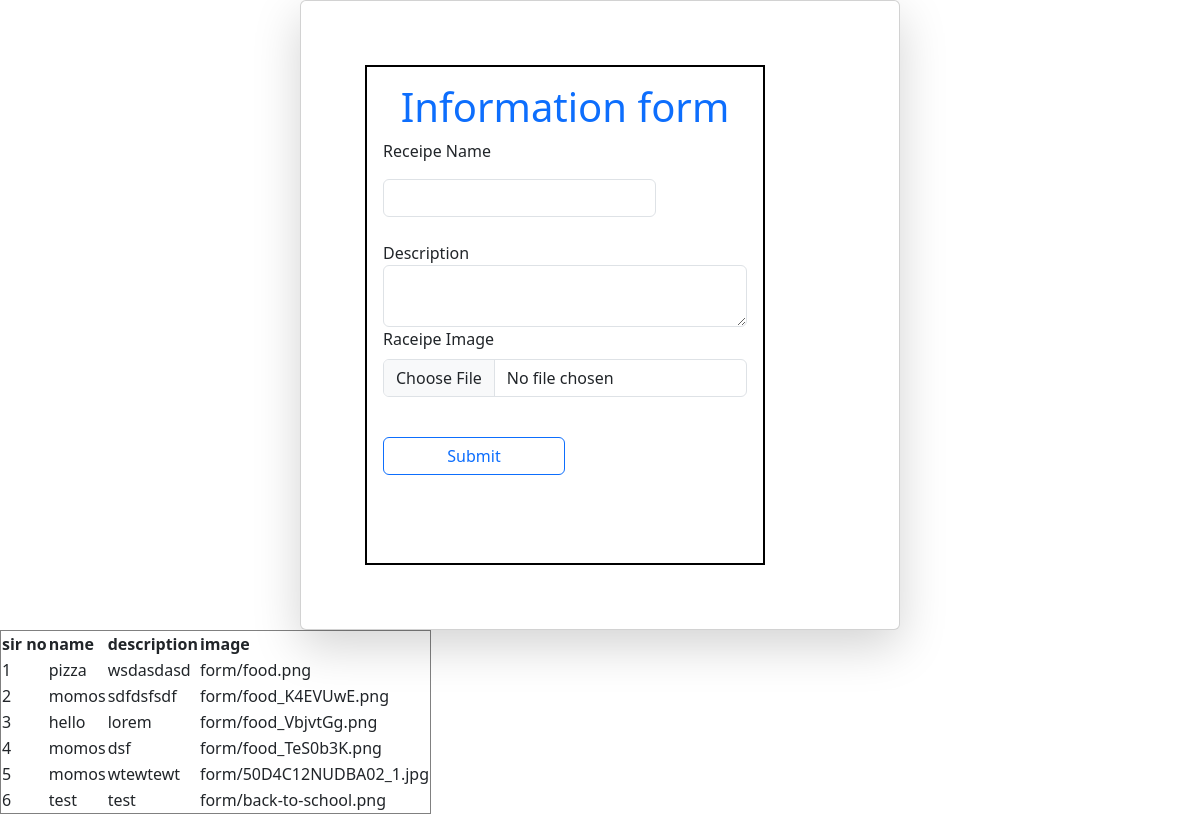
Screenshot of /form/ with the database file from the repository.
### restaurant/models.py (models this page shows)
class Restaurant(models.Model):
    name = models.CharField(max_length=100)
    description = models.TextField()
    image = models.ImageField(upload_to="form")

### restaurant/views.py (the view, shortened to what this page needs)
# urls.py: path('form/',restaurant_view,name="form"),
def restaurant_view(request):
    queryset = Restaurant.objects.all()
    return render(request, 'form.html', {"queryset":queryset})

### restaurant/templates/form.html (shortened to what this page needs)
<!DOCTYPE html>
<html lang="en">
<head>
    <link rel="stylesheet" href="	https://cdn.jsdelivr.net/npm/bootstrap@5.3.6/dist/css/bootstrap.min.css">
</head>
<body>
     <form class="col-6 mx-auto card p-3 shadow-lg" method="post" enctype="multipart/form-data">
    <div class="form1 m-5 p-3">
        <h1 class="box h1 text-primary text-center  ">Information form</h1>
        <div>
            <label for="" class="form-label">Receipe Name</label>
            <input type="text" name="name" required class="form-control w-75 mt-2">
        </div>
        <div>
            <label for="" class="mt-4">Description</label>
            <textarea name="description"  required class="form-control"></textarea>
        </div>
        <div class="mb-3">
                <label for="" class="form-label">Raceipe Image</label>
                <input type="file" class="form-control" name="image">
            </div>
        <button type="submit" class="btn btn-outline-primary mt-4 w-50 form-control mb-4">Submit</button>
    </div>
    </form>
    <table border="1">
        <tr>
            <th>sir no</th>
            <th>name</th>
            <th>description</th>
            <th>image</th>
        </tr>
        {% for Resto in queryset %}
        <tr>
            <td>{{forloop.counter}}</td>
            <td>{{Resto.name}}</td>
            <td>{{Resto.description}}</td>
            <td>{{Resto.image}}</td>
        </tr>
        {% endfor %}
    </table>
</body>
</html>

### restaurant/templates/form.html (style rules this page uses)
.form1 { height: 500px; width: 400px; border: 2px solid black; }

### rows the page displays
Restaurant: name "pizza", description "wsdasdasd", image "form/food.png"
Restaurant: name "momos", description "sdfdsfsdf", image "form/food_K4EVUwE.png"
Restaurant: name "hello", description "lorem", image "form/food_VbjvtGg.png"
Restaurant: name "momos", description "dsf", image "form/food_TeS0b3K.png"
Restaurant: name "momos", description "wtewtewt", image "form/50D4C12NUDBA02_1.jpg"
Restaurant: name "test", description "test", image "form/back-to-school.png"
